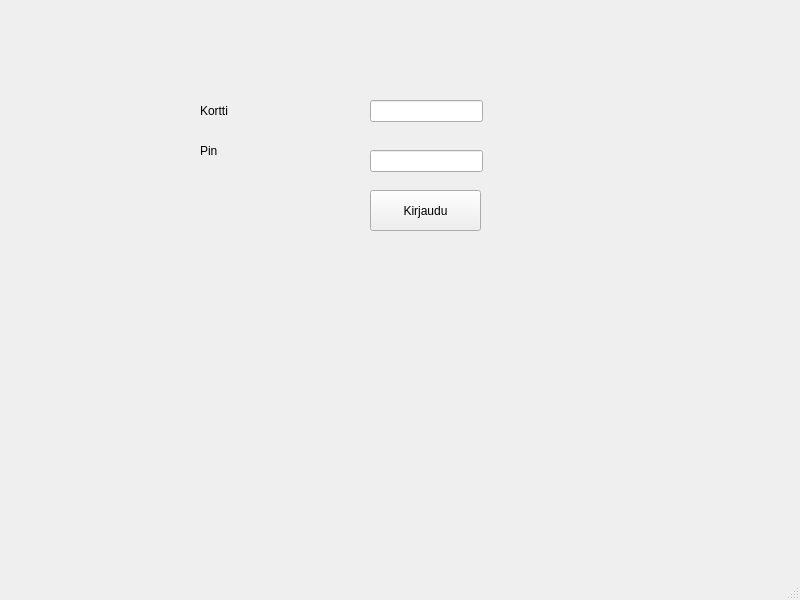
<?xml version="1.0" encoding="UTF-8"?>
<ui version="4.0">
 <class>MainWindow</class>
 <widget class="QMainWindow" name="MainWindow">
  <property name="geometry">
   <rect>
    <x>0</x>
    <y>0</y>
    <width>800</width>
    <height>600</height>
   </rect>
  </property>
  <property name="windowTitle">
   <string>MainWindow</string>
  </property>
  <widget class="QWidget" name="centralwidget">
   <widget class="QLineEdit" name="txtcardNumber">
    <property name="geometry">
     <rect>
      <x>370</x>
      <y>100</y>
      <width>113</width>
      <height>22</height>
     </rect>
    </property>
   </widget>
   <widget class="QLineEdit" name="txtPin">
    <property name="geometry">
     <rect>
      <x>370</x>
      <y>150</y>
      <width>113</width>
      <height>22</height>
     </rect>
    </property>
   </widget>
   <widget class="QLabel" name="label">
    <property name="geometry">
     <rect>
      <x>200</x>
      <y>100</y>
      <width>111</width>
      <height>21</height>
     </rect>
    </property>
    <property name="text">
     <string>Kortti</string>
    </property>
   </widget>
   <widget class="QLabel" name="label_2">
    <property name="geometry">
     <rect>
      <x>200</x>
      <y>140</y>
      <width>111</width>
      <height>21</height>
     </rect>
    </property>
    <property name="text">
     <string>Pin</string>
    </property>
   </widget>
   <widget class="QPushButton" name="kirjaudu">
    <property name="geometry">
     <rect>
      <x>370</x>
      <y>190</y>
      <width>111</width>
      <height>41</height>
     </rect>
    </property>
    <property name="text">
     <string>Kirjaudu</string>
    </property>
   </widget>
   <widget class="QLabel" name="info">
    <property name="geometry">
     <rect>
      <x>210</x>
      <y>280</y>
      <width>391</width>
      <height>31</height>
     </rect>
    </property>
    <property name="text">
     <string/>
    </property>
   </widget>
  </widget>
  <widget class="QMenuBar" name="menubar">
   <property name="geometry">
    <rect>
     <x>0</x>
     <y>0</y>
     <width>800</width>
     <height>22</height>
    </rect>
   </property>
  </widget>
  <widget class="QStatusBar" name="statusbar"/>
 </widget>
 <resources/>
 <connections/>
</ui>
